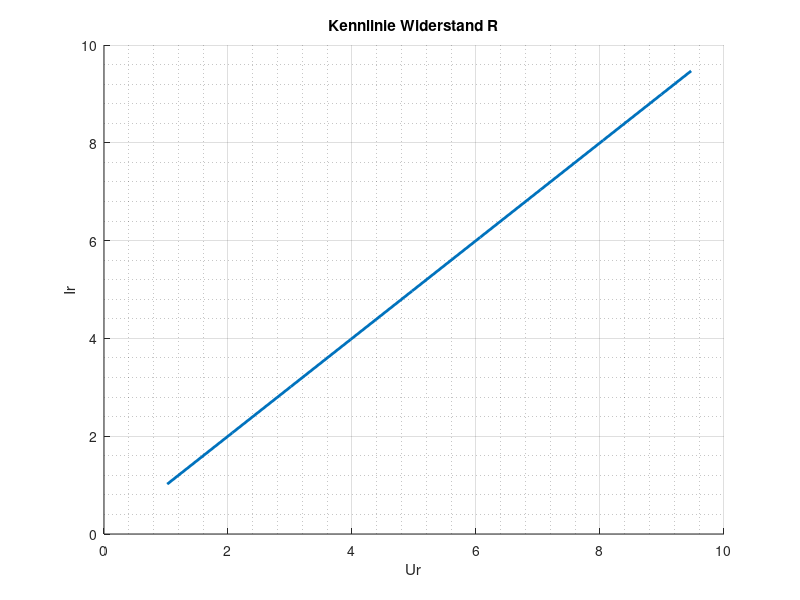
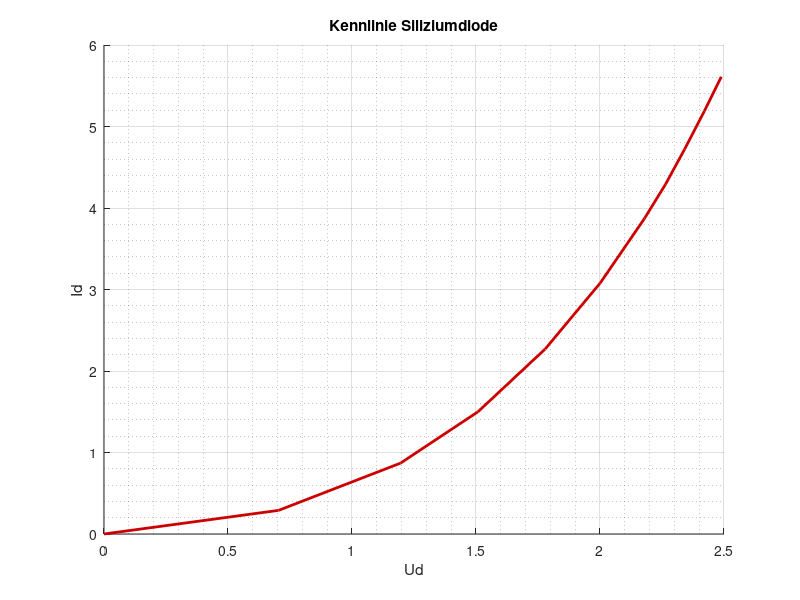
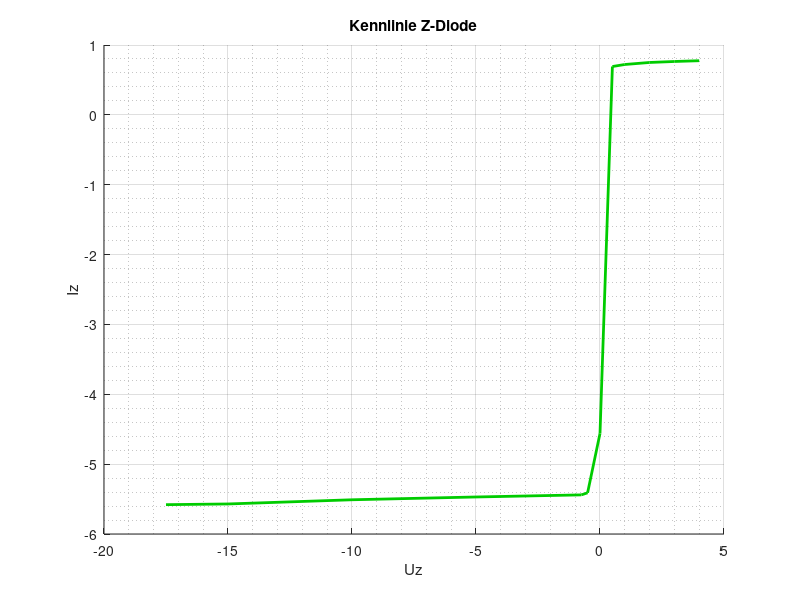
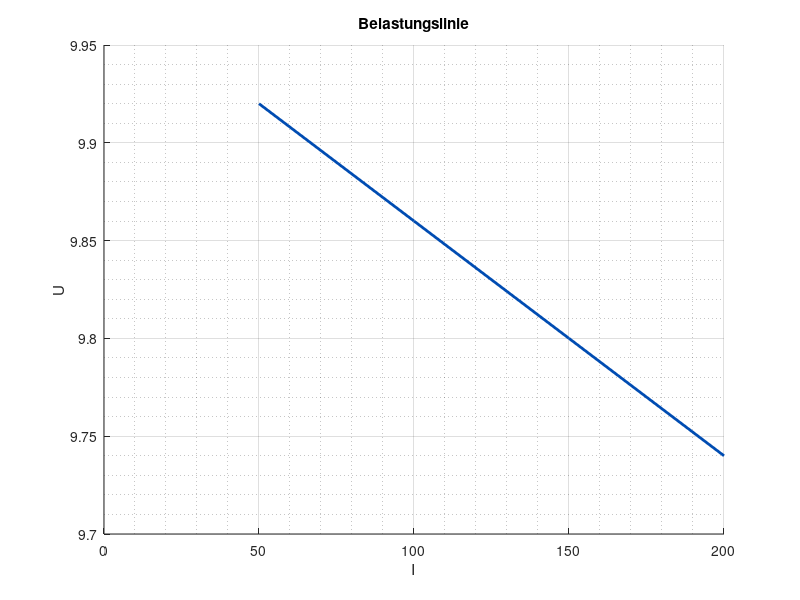

Write the MATLAB code that produced these figures, in order.
% Messtechnik
% Ubung 01

% 1.1 Kennlinie fur Widerstand R

Ir = [ 1.02 2.07 3.01 3.98 4.97 6.07 7.04 8.05 8.99 9.47];
Ur = [ 1.02 2.07 3.01 3.98 4.97 6.07 7.04 8.05 8.99 9.47];

% Graphik
figure 
title ('Kennlinie Widerstand R')
grid on, grid minor
hold on
xlabel('Ur'), ylabel('Ir')
plot(Ur, Ir, 'LineWidth', 2, 'DisplayName','Strom/Spannungs-Kennlinie ')

% 1.2. Siliziumdiode

Id = [0 0.29 0.87 1.50 2.27 3.08 3.87 4.29 4.72 5.19 5.61];
Ud = [0 0.704 1.196 1.508 1.779 2.001 2.179 2.264 2.341 2.421 2.489];

% Graphik
figure 
title ('Kennlinie Siliziumdiode')
grid on, grid minor
hold on
xlabel('Ud'), ylabel('Id')
plot(Ud, Id, 'LineWidth', 2, 'DisplayName','Strom/Spannungs-Kennlinie', 'Color', [0.8 0 0])


% 1.3. Z-Dioide
Iz = [-17.5 -15 -10 -5 -0.75 -0.5 0 0.5 1 2 3 4];
Uz = [-5.58 -5.57 -5.51 -5.47 -5.44 -5.41 -4.56 0.692 0.721 0.750 0.764 0.775];

% Graphik
figure 
title ('Kennlinie Z-Diode')
grid on, grid minor
hold on
xlabel('Uz'), ylabel('Iz')
plot(Iz, Uz, 'LineWidth', 2, 'DisplayName','Strom/Spannungs-Kennlinie', 'Color', [0 0.8 0])

% ===============================================

% 2.1 Ideale Spannungsquelle
Iiq = [50 100 150 200];
Uiq = [9.92 9.86 9.80 9.74];

% Graphik
figure 
title ('Belastungslinie')
grid on, grid minor
hold on
xlabel('I'), ylabel('U')
plot(Iiq, Uiq, 'LineWidth', 2, 'Color', [0 0.3 0.7])

% 2.2 Realle Spannungsquelle

Irq = [50 100 125 150 175 200];
Urq = [9.32 8.68 8.37 8.04 7.73 7.41];

% Graphik
figure 
title ('Belastungslinie')
grid on, grid minor
hold on
xlabel('I'), ylabel('U')
plot(Irq, Urq, 'LineWidth', 2, 'Color', [0.6 0 0.7])

% 3.1 Reele Stromquelle

Urst = [5 10 15 20 25 30];
Irst = [104.0 103.5 103.4 103.1 102.6 102.4];

% Graphik
figure 
title ('Belastungslinie')
grid on, grid minor
hold on
xlabel('U'), ylabel('I')
plot(Urst, Irst, 'LineWidth', 2, 'Color', [0.3 0.6 0.7])
